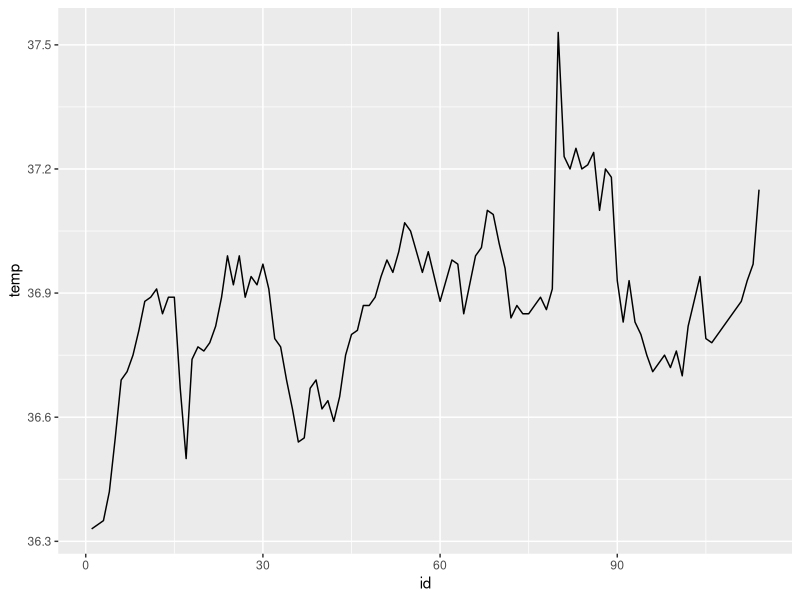
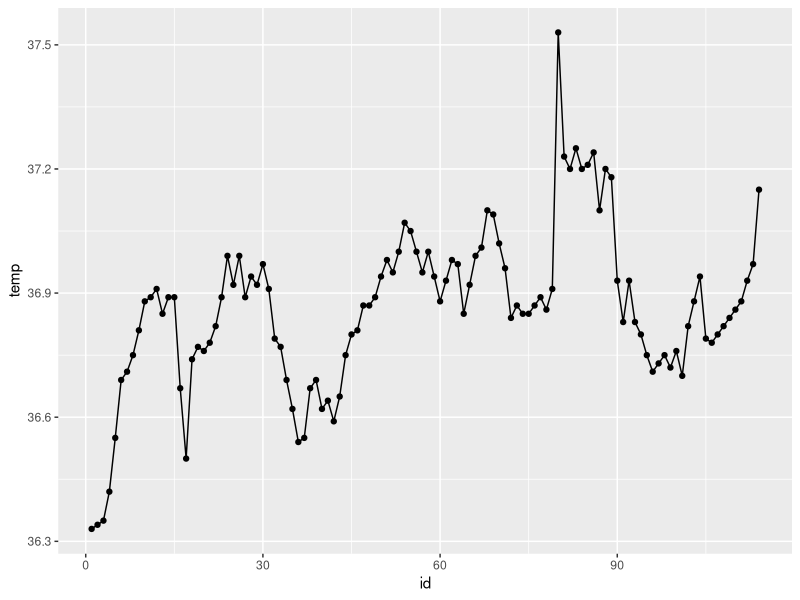
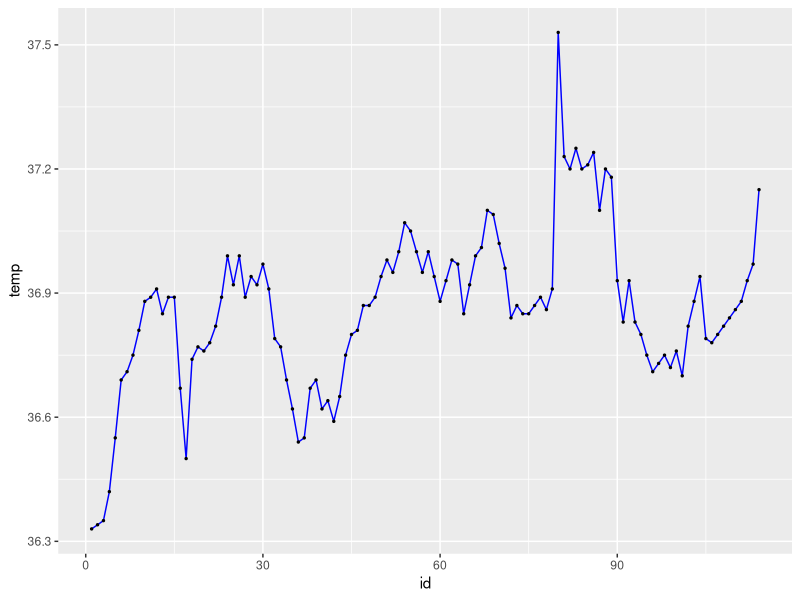
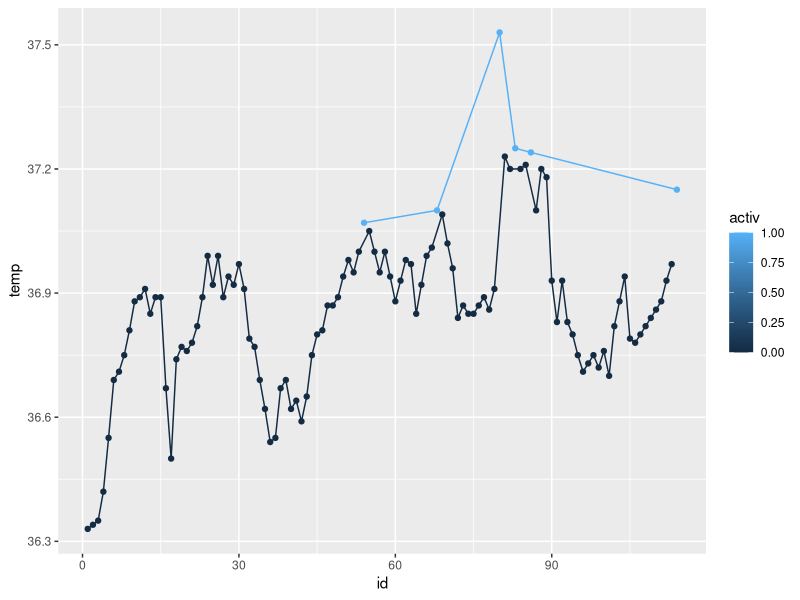
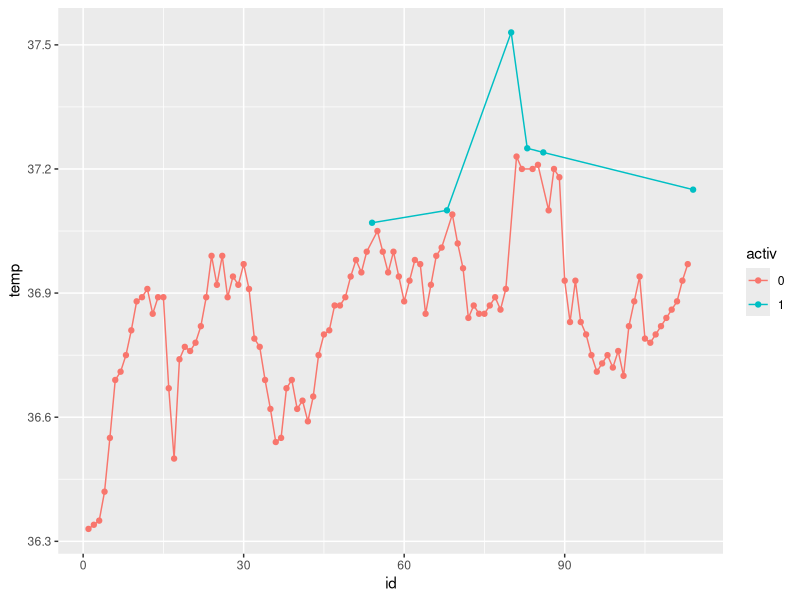
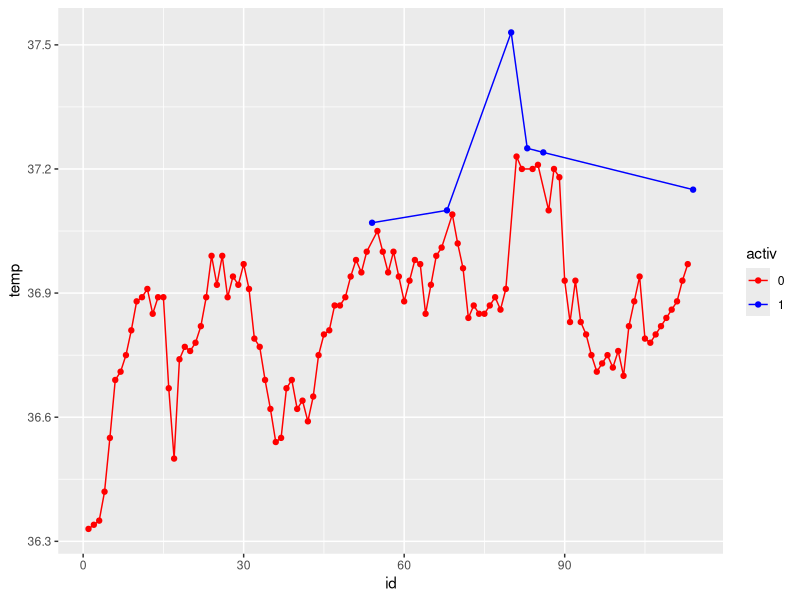
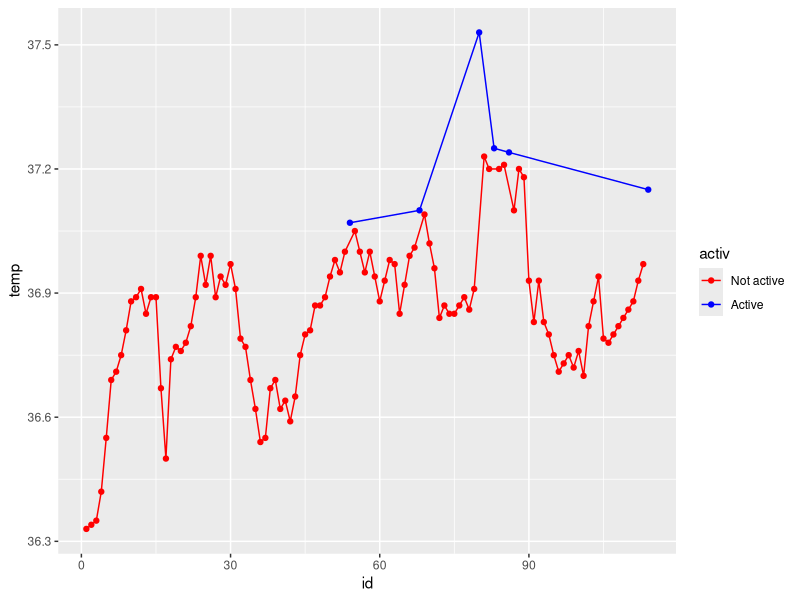
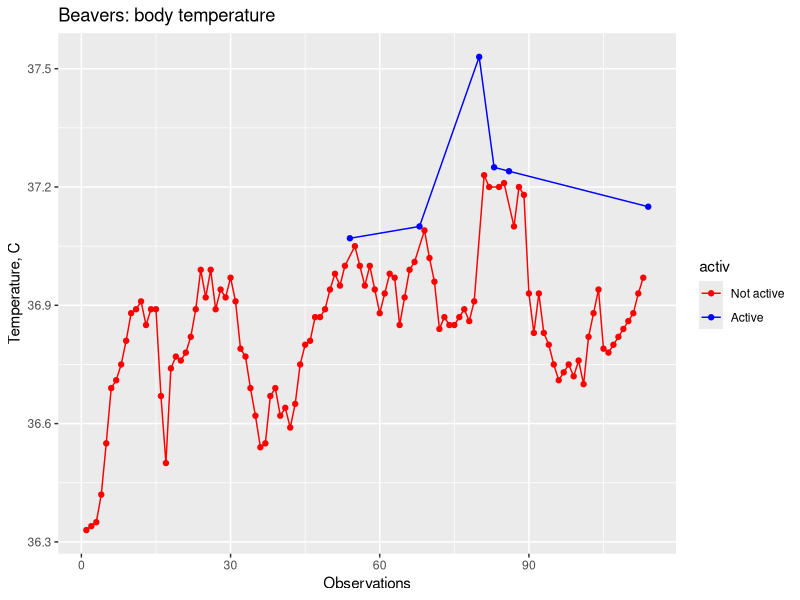

Reproduce these figures in R, in order.
## ---- chunk 1
library(ggplot2)
library(dplyr)
## ---- chunk 2
beav <- beaver1 # загрузим базу - она встроена в R
beav$id <- 1:dim(beaver1)[1] # добавим id
## ---- chunk 3
# в aes - показател по оси x и y
# через + указан тип графика
ggplot(data = beav, aes(x = id, y = temp)) + geom_line()
## ---- chunk 4
ggplot(data = beav, aes(x = id, y = temp)) + geom_line() + geom_point()
## ---- chunk 5
# синие линии
# точки поменьше
ggplot(data = beav, aes(x = id, y = temp)) + geom_line(color = "blue") +
  geom_point(size = 0.5)
## ---- chunk 6
# group - группировка по переменной, чтобы получилось 2 отдельных графика
# color - чтобы разные группы точек были разного цвета (в зависимости от значений activ) 
ggplot(data = beav, aes(x = id, y = temp, group = activ, color = activ)) +
  geom_line() + geom_point()
## ---- chunk 7
beav <- beav %>% mutate(activ = factor(activ))
## ---- chunk 8
ggplot(data = beav, aes(x = id, y = temp, group = activ, color = activ)) +
  geom_line() + geom_point()
## ---- chunk 9
# scale_color_manual - задаем вектор значений цветов
ggplot(data = beav, aes(x = id, y = temp, group = activ, color = activ)) +
  geom_line() + geom_point() +
  scale_color_manual(values = c("red", "blue"))
## ---- chunk 10
# то же + вектор labels
ggplot(data = beav, aes(x = id, y = temp, group = activ, color = activ)) +
  geom_line() + geom_point() +
  scale_color_manual(values = c("red", "blue"),                    
  labels = c("Not active", "Active"))
## ---- chunk 11
# title - заголовок
# x - подпись оси x
# y - подпись оси y
ggplot(data = beav, aes(x = id, y = temp, group = activ, color = activ)) +
  geom_line() + geom_point() +
  scale_color_manual(values = c("red", "blue"),                    
                     labels = c("Not active", "Active")) + 
  labs(title = "Beavers: body temperature", 
       x = "Observations", 
       y = "Temperature, C")
## ---- chunk 12
# добавляем еще слой с theme
ggplot(data = beav, aes(x = id, y = temp, group = activ, color = activ)) +
  geom_line() + geom_point() +
  scale_color_manual(values = c("red", "blue"),                    
                     labels = c("Not active", "Active")) + 
  labs(title = "Beavers: body temperature", 
       x = "Observations", 
       y = "Temperature, C") +
  theme_bw() # black white
## ---- chunk 13
ggplot(data = beav, aes(x = id, y = temp, group = activ, color = activ)) +
  geom_line() + geom_point() +
  scale_color_manual(values = c("red", "blue"),                    
                     labels = c("Not active", "Active")) + 
  labs(title = "Beavers: body temperature", 
       x = "Observations", 
       y = "Temperature, C") +
  theme_dark() 
## ---- chunk 14
ggplot(data = beav, aes(x = temp)) +
  geom_histogram()
## ---- chunk 15
# желто-зеленая гистограмма
# столбцы которой очерчены черно линией
ggplot(data = beav, aes(x = temp)) +
  geom_histogram(fill = "yellowgreen", color = "black")
## ---- chunk 16
# yintercept - значение, где прямая пересекает ось y
ggplot(data = beav, aes(x = temp)) +
  geom_histogram(fill = "yellowgreen", color = "black") + 
  geom_hline(yintercept = 10, color = "red")
## ---- chunk 17
ggplot(data = beav, aes(x = temp, group = activ, fill = activ)) +
  geom_histogram()
## ---- chunk 18
# alpha = 0.5 - для 50% прозрачности
ggplot(data = beav, aes(x = temp, group = activ, fill = activ)) +
  geom_density(alpha = 0.5)
## ---- chunk 19
ggplot(data = beav, aes(x = temp, group = activ, fill = activ)) +
  geom_density(alpha = 0.5) + geom_rug()
## ---- chunk 20
# ящик с усами
ggplot(data = beav, aes(x = "", y = temp)) +
  geom_boxplot()
## ---- chunk 21
# ящики с усами по группам
ggplot(data = beav, aes(x = "", y = temp, group = activ, fill = activ)) +
  geom_boxplot()
## ---- chunk 22
# скрипичные диаграммы по группам
ggplot(data = beav, aes(x = "", y = temp, group = activ, fill = activ)) +
  geom_violin()
## ---- chunk 23
dat <- read.csv("wgi_fh_new.csv", dec = ",")
dat <- na.omit(dat)
## ---- chunk 24
# диаграмма рассеяния
ggplot(data = dat, aes(x = va, y = rl)) +
geom_point() + 
labs(title = "WGI indicators", x = "Voice and Accountability", y = "Rule of Law") 
## ---- chunk 25
# тот же aes, но теперь еще и в geom_point
# величина точки зависит от fh, и оно задано внутри aesthetics
# цвет пока у всех точек один, поэтому он задан вне aesthetics

ggplot(data = dat, aes(x = va, y = rl)) +
  geom_point(aes(size = fh), color = "darkred") + 
  labs(title = "WGI indicators", x = "Voice and Accountability", 
       y = "Rule of Law") 
## ---- chunk 26
library(dplyr)
dat <- dat %>% mutate(not_free = as.integer(fh >= 5.5),
                    partly_free = as.integer(fh >= 3 & fh <= 5),
                    free = as.integer(fh <= 2.5))

colnames(dat)[11] <- "fh_score"

dat$fh_type <- names(dat[12:14])[max.col(dat[12:14])]
dat$fh_type <- factor(dat$fh_type)
## ---- chunk 27
ggplot(data = dat, aes(x = va, y = rl)) +
  geom_point(aes(size = fh_score, color=fh_type)) + 
  labs(title = "WGI indicators", x = "Voice and Accountability", 
       y = "Rule of Law") 
